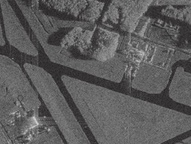
#> input picture Practice_4/sar_1.jpg, 191 x 144 px, shrunk from 400 x 300 before the run
$ jupyter execute --allow-errors DE_IP_2024_TASK_4_Solution.ipynb   (shell and % lines are left out)
#> lines starting #> are read from the running program, lines starting #| are printed output that depends on the picture; after the words box and inside, x2 and y2 are one past the last pixel; in counts of white or black regions, pixels touching at a corner belong together
[cell 1]
import numpy as np
import cv2
import matplotlib.pyplot as plt
import math

## 1. Подберите парамтеры алгоритма разрастания регионов так, чтобы был выделен весь участок газона.

[cell 2]
image = cv2.imread('sar_1.jpg')
#> image is the input picture: shape (144, 191, 3); mean B, G, R 91.8, 91.5, 92
image_gray = cv2.cvtColor(image, cv2.COLOR_BGR2GRAY)
plt.imshow(image_gray, cmap='gray')
plt.axis('off')

[cell 3]
def homo_average(img, mask, point, T):
    av_val = img[mask > 0].sum() / np.count_nonzero(img[mask > 0])
    if abs(av_val - img[point]) <= T:
        return True
    return False

def region_growing(image, seed_point,homo_fun,r, T):
    mask = np.zeros(image_gray.shape, np.uint8)
    mask[seed_point] = 1
    count = 1
    while count > 0:
        count = 0
        local_mask = np.zeros(image_gray.shape, np.uint8)
        for i in range(r,image.shape[0] - r):
            for j in range(r,image.shape[1] - r):
                if mask[i,j]==0 and mask[i - r:i + r, j-r: j+r].sum() > 0:
                    if homo_fun(image, mask, (i,j), T):
                        local_mask[i,j] = 1
        count = np.count_nonzero(local_mask)
        print(count)
        mask += local_mask
    return mask*255

seed_point = (157,130)
#> (the rest of this cell did not finish here and is left out)

#> (a cell that did not finish here is left out)

## 2. Реализуйте вычисление критерия однородности, отличного от представленного. Сравните результаты.

[cell 5]
def quantile_homogeneity(image, mask, point, T):
    region_vals = image[mask > 0]
    if len(region_vals) < 3:
        return abs(np.mean(region_vals) - image[point]) <= T
    q25 = np.percentile(region_vals, 25)
    q75 = np.percentile(region_vals, 75)
    candidate_val = image[point]
    return q25 - T <= candidate_val <= q75 + T

seed_point = (157,130)
#> (the rest of this cell did not finish here and is left out)

print(mask)
plt.imshow(mask, cmap='gray')
plt.axis('off')

## 3. Применить алгоритм сегментации watershed+distance transform для задачи подсчета пальмовых деревьев.

[cell 6]
image = cv2.imread('palm_1.JPG')
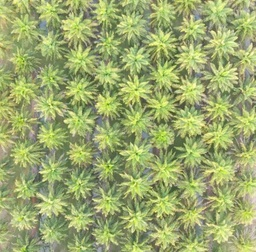
#> input picture Practice_4/palm_1.JPG, 256 x 252 px, shrunk from 535 x 527 before the run
#> image is the input picture: shape (252, 256, 3); mean B, G, R 109.7, 169.5, 156.4
image_gray = cv2.cvtColor(image, cv2.COLOR_BGR2GRAY)
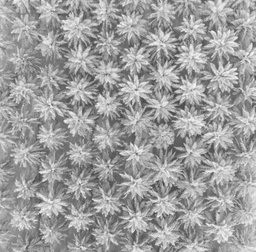
#> image_gray: shape (252, 256); min 64, max 249, mean 158.8
plt.imshow(image_gray, cmap='gray')
plt.axis('off')

[cell 7]
ret, thresh = cv2.threshold(image_gray,0,255, cv2.THRESH_BINARY+cv2.THRESH_OTSU)
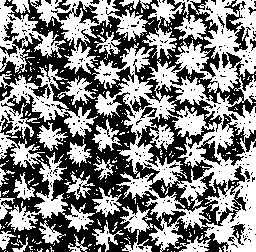
#> thresh: shape (252, 256); 50.7% white; 368 black regions (349 under 20 px), largest, box (x1, y1, x2, y2) and area: (0, 0, 246, 252) 26804, (170, 52, 256, 118) 1417, (217, 113, 256, 166) 762
#> ret = 158
plt.imshow(thresh, cmap='gray')
plt.axis('off')

[cell 8]
dist = cv2.distanceTransform(thresh, cv2.DIST_L2, 5)
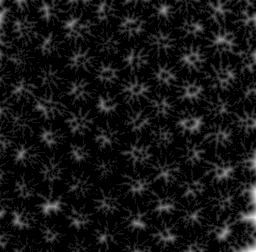
#> dist: shape (252, 256) float32; min 0, max 10.98, mean 0.88; drawn with min black and max white
plt.imshow(dist, cmap='gray')
plt.axis('off')

[cell 9]
dist_blur = cv2.GaussianBlur(dist, (7,7), 0)
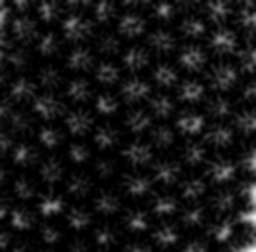
#> dist_blur: shape (252, 256) float32; min 0, max 9.78, mean 0.878; drawn with min black and max white
ret, sure_fg = cv2.threshold(dist_blur, 0.3 * dist.max(), 255, cv2.THRESH_BINARY)
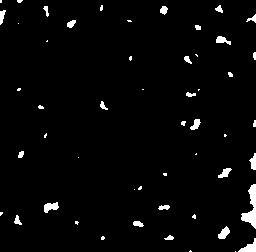
#> sure_fg: shape (252, 256) float32; 2.8% white; 52 white regions (27 under 20 px), largest, box (x1, y1, x2, y2) and area: (241, 184, 256, 229) 310, (238, 238, 256, 252) 120, (44, 202, 59, 213) 105
#> ret = 3.3
plt.imshow(sure_fg, cmap='gray')
plt.axis('off')

[cell 10]
sure_fg = sure_fg.astype(np.uint8)
ret, markers = cv2.connectedComponents(sure_fg)
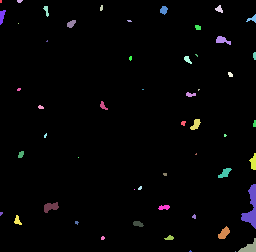
#> markers: shape (252, 256) int32; 53 distinct labels, from 0 to 52; one colour per label, 0 black
#> ret = 53
plt.imshow(markers, cmap='gray')
plt.axis('off')

[cell 11]
markers = cv2.watershed(image, markers)
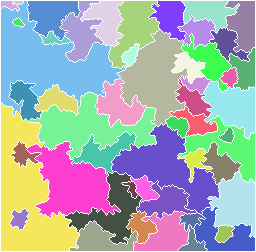
#> markers: shape (252, 256) int32; 52 distinct labels, from -1 to 51; one colour per label, 0 black, -1 white
print(len(np.unique(markers)))
#| 52
plt.imshow(markers, cmap='gray')
plt.axis('off')
